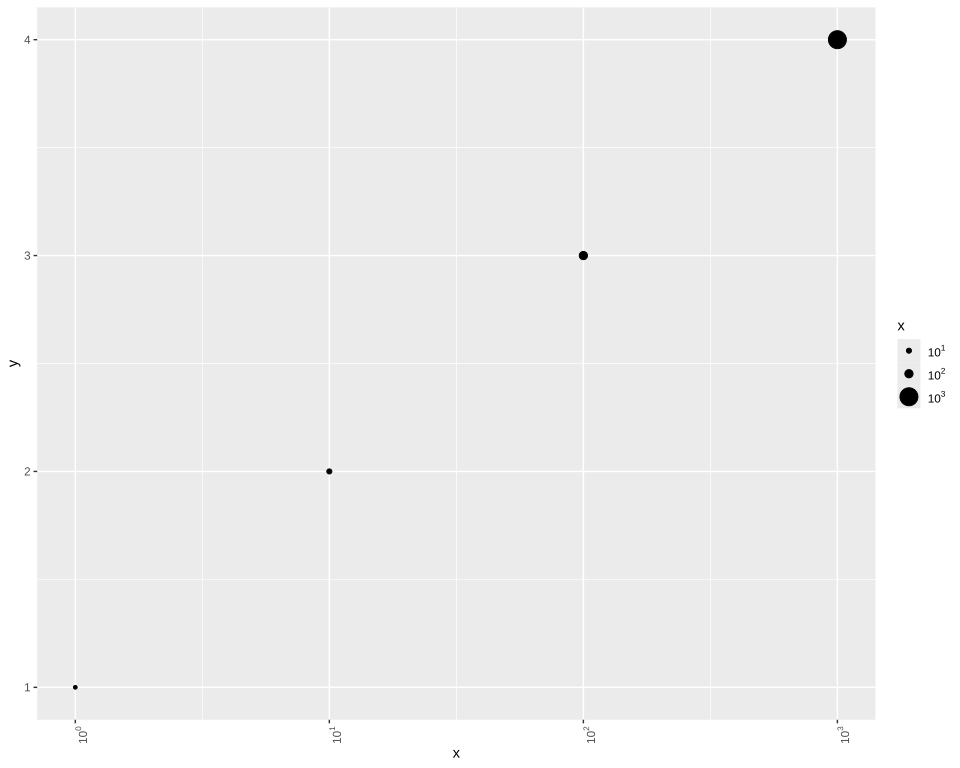

Reproduce this figure in R.
# The plot test/golden/labels_log_turned.svg draws, drawn by ggplot2 itself, as ggplot2's own visual
# tests draw their snapshots: the independent check on that golden whenever it changes. The suite
# never runs this; it needs R, ggplot2 and vdiffr, saved as the Docker image
# giggly-r:ggplot2-4.0.3. From the repository's root:
#
#   docker run --rm -v "$PWD/test/golden":/golden:ro giggly-r:ggplot2-4.0.3 \
#     Rscript /golden/labels_log_turned.R > labels_log_turned.ggplot2.svg
#
# and compare the two drawings element by element, as test/golden/point.R describes.
#
# label_log()'s powers on an x axis whose text is turned 90 degrees and set bold: each power turned
# about its anchor as one box, and drawn plain, as plotmath draws whatever the face; and in a size
# legend, each key's label boxed as plotmath boxes it, left-aligned and centred. First checked
# with ggplot2 4.0.3 and vdiffr 1.0.9: every element and clip path matches but svglite's around
# the whole drawing, and the one departure is test/golden/point.R's, the x axis drawn before the
# y.

library(ggplot2)

points <- data.frame(x = c(1, 10, 100, 1000), y = c(1, 2, 3, 4))

plot <- ggplot(points, aes(x, y, size = x)) +
  geom_point() +
  scale_x_log10(labels = scales::label_log()) +
  scale_size_continuous(breaks = c(10, 100, 1000), labels = scales::label_log()) +
  theme_gray() +
  theme(axis.text.x = element_text(angle = 90, face = "bold"))

file <- tempfile(fileext = ".svg")
vdiffr::write_svg(plot, file)
cat(readLines(file), sep = "\n")
